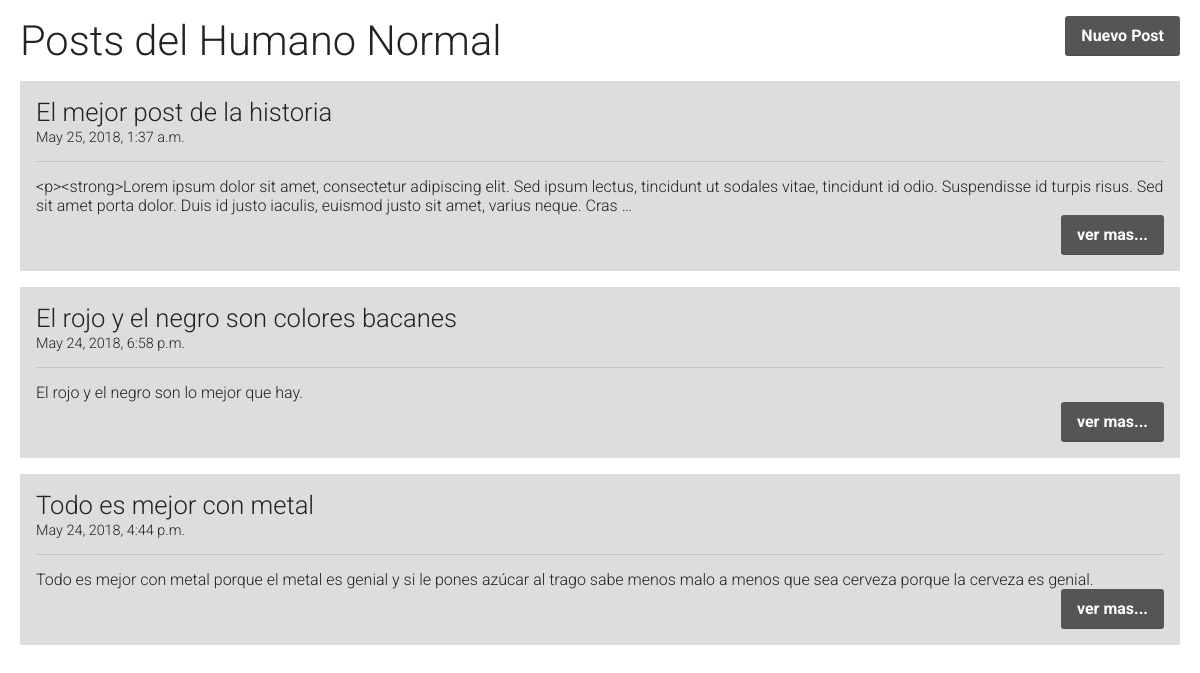
The page / on the database its author committed.
### blog/models.py (models this page shows, shortened)
class Post(models.Model):
    title = models.CharField(max_length=255)
    slug = models.SlugField(unique=True, max_length=255)
    description = models.CharField(max_length=255)
    content = RichTextField()
    published = models.BooleanField(default=True)
    created = models.DateTimeField(auto_now_add=True)
    class Meta:
        ordering = ['-created']
    def get_absolute_url(self):
        return reverse('blog.views.post', args=[self.slug])

### blog/views.py (the view)
# urls.py: url(r'^$', 'blog.views.index'),
def index(request):
	posts = Post.objects.filter(published=True)
	return render(request, 'index.html', locals())

### blog/templates/index.html (shortened to what this page needs)
{% extends 'base.html' %}
{% block content %}
    <div class="row margin-top">
        <div class="column_12">
            <h1 class="inline on-left"> Posts del Humano Normal </h1>
            <a href={% url 'post_crea' %} class="button inline on-right"> Nuevo Post</a>
        </div>
    </div>
    {% for post in posts %}
     <div class="row margin-top">
        <div class="column_12 bck light padding">
         <h4>{{ post.title }}</h4>
         <small>{{ post.created }}</small>
         <hr>
         <p>{{ post.content|truncatechars:255  }}</p>
         <a href="{{post.get_absolute_url}}" class="button inline on-right"> ver mas...</a>
        </div>
     </div>
    {% endfor %}
{% endblock %}

### blog/templates/base.html (shortened to what this page needs)
<!DOCTYPE html>
<html>
<head>
	{% load static	%}
	<link rel="stylesheet" type="text/css" href="{% static 'tuktuk.css' %}">
	<link rel="stylesheet" type="text/css" href="{% static 'tuktuk.theme.default.css' %}">
</head>
<body>
	{% block content %}
	{% endblock %}
</body>
</html>

### static/tuktuk.css (style rules this page uses)
.button,button { position:relative;display:inline-block;border:none;cursor:pointer;font-size:inherit;font-family:inherit;font-weight:inherit;line-height:2.5em;text-align:center;text-decoration:none;outline:none;background:none;-webkit-transition:background-color 400ms;-moz-transition:background-color 400ms;-ms-transition:background-color 400ms;-o-transition:background-color 400ms;transition:background-color 400ms; }
.button:not(.icon),button:not(.icon) { padding:0 1em; }
h1,h2,h3,h4,h5,h6 { margin:0;padding:0;line-height:inherit }
h1 { font-size:2.6rem }
h4 { font-size:1.6rem }
small { font-size:.9em }
.row { margin:0 auto;width:960px;overflow:hidden;display:block; }
[class^="column_"],[class*=" column_"] { margin:0 16px 0 16px;float:left;display:inline }
.column_12 { width:928px }
@media only screen and (min-width:1200px) { .row { width:1200px; } }
@media only screen and (min-width:1200px) { [class^="column_"],[class*=" column_"] { margin:0 20px 0 20px } }
@media only screen and (min-width:1200px) { .column_12 { width:1160px } }
html,body,div,span,applet,object,iframe,h1,h2,h3,h4,h5,h6,p,blockquote,pre,a,abbr,acronym,address,big,cite,code,del,dfn,em,img,ins,kbd,q,s,samp,small,strike,strong,sub,sup,tt,var,b,u,i,center,dl,dt,dd,ol,ul,li,fieldset,form,label,legend,table,caption,tbody,tfoot,thead,tr,th,td,article,aside,canvas,details,embed,figure,figcaption,footer,header,hgroup,menu,nav,output,ruby,section,summary,time,mark,audio,video { margin:0;padding:0;border:0;font-weight:inherit;vertical-align:baseline }
body,html { height:100%;width:100% }
body { margin:0;padding:0;-webkit-font-smoothing:antialiased;-webkit-text-size-adjust:none; }
body * { -webkit-box-sizing:border-box;-moz-box-sizing:border-box;-ms-box-sizing:border-box;-o-box-sizing:border-box;box-sizing:border-box;margin:0;padding:0 }
a { text-decoration:none;outline:0 }
.on-left { float:left }
.on-right { float:right }
.inline { display:inline-block }
.margin-top { margin-top:1em }
.padding { padding:1em !important }
hr { border:0;height:1px;margin:0 }

### static/tuktuk.theme.default.css (style rules this page uses)
body { color:#222;background:#fff;font-size:16px;font-family:"Roboto","Helvetica Neue",Helvetica,sans-serif;font-weight:300; }
body a { color:#222; }
body .bck.light { background-color:#ddd }
.button,button { font-weight:700 !important;-webkit-font-smoothing:antialiased;-webkit-border-radius:.2rem;-moz-border-radius:.2rem;-ms-border-radius:.2rem;-o-border-radius:.2rem;border-radius:.2rem; }
.button:not(.transparent):not(:disabled),button:not(.transparent):not(:disabled) { color:#fff !important;background-color:#555;-webkit-box-shadow:inset 0 -1px rgba(0,0,0,0.1);-moz-box-shadow:inset 0 -1px rgba(0,0,0,0.1);-ms-box-shadow:inset 0 -1px rgba(0,0,0,0.1);-o-box-shadow:inset 0 -1px rgba(0,0,0,0.1);box-shadow:inset 0 -1px rgba(0,0,0,0.1); }
hr { margin:15px 0;background:#ddd;background-color:rgba(0,0,0,0.1) }

### rows shown on the page
Post: title "El mejor post de la historia", created "May 25, 2018, 1:37 a.m.", content "<p><strong>Lorem ipsum dolor sit amet, consectetur adipiscing elit. Sed ipsum lectus, tincidunt ut sodales vitae, tincidunt id odio. Suspendisse id turpis risus. Sed sit amet porta dolor. Duis id justo iaculis, euismod justo sit amet, varius neque. Cras …"
Post: title "El rojo y el negro son colores bacanes", created "May 24, 2018, 6:58 p.m.", content "El rojo y el negro son lo mejor que hay."
Post: title "Todo es mejor con metal", created "May 24, 2018, 4:44 p.m.", content "Todo es mejor con metal porque el metal es genial y si le pones azúcar al trago sabe menos malo a menos que sea cerveza porque la cerveza es genial."
